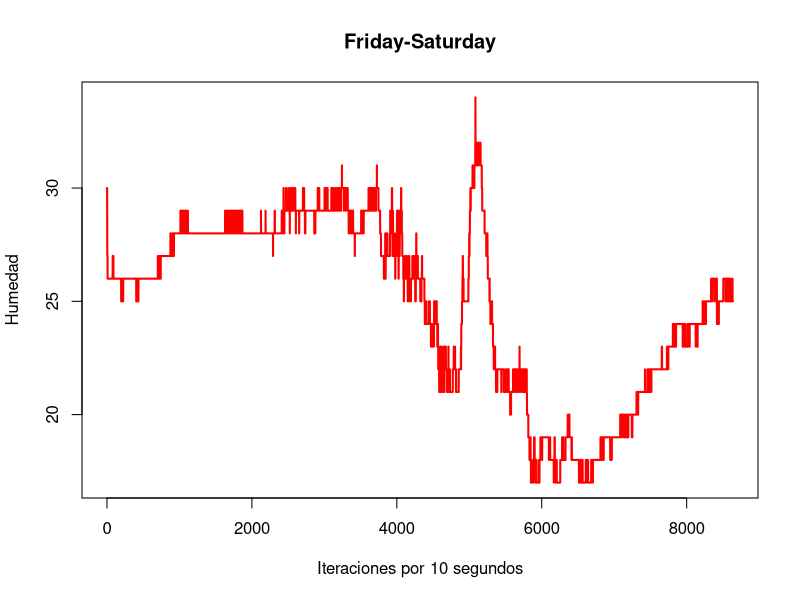
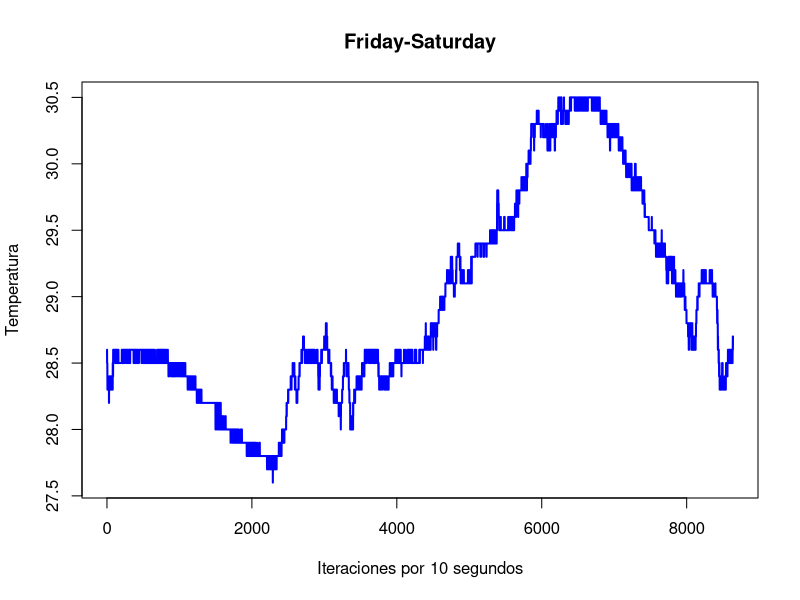
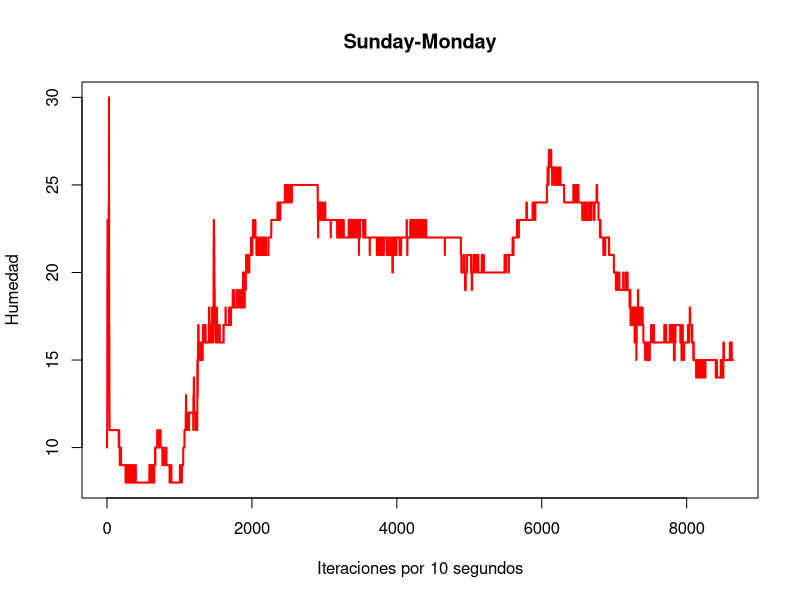
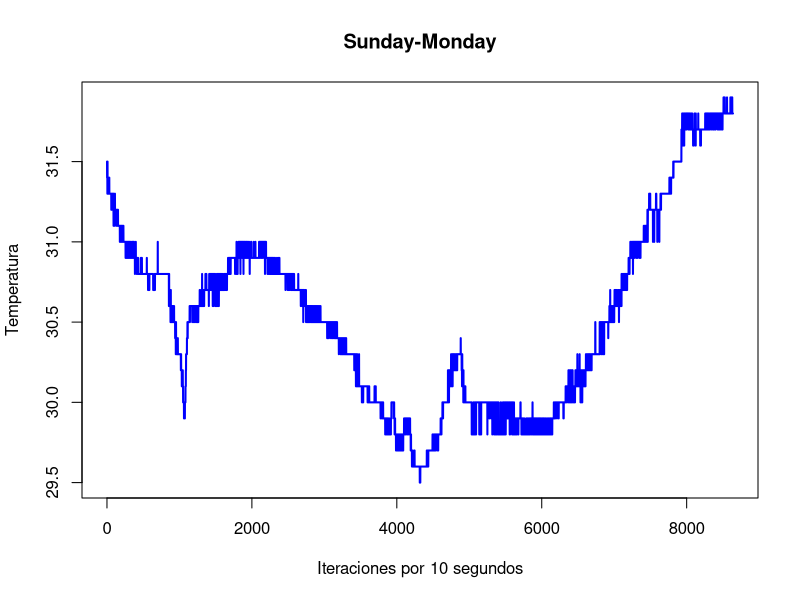
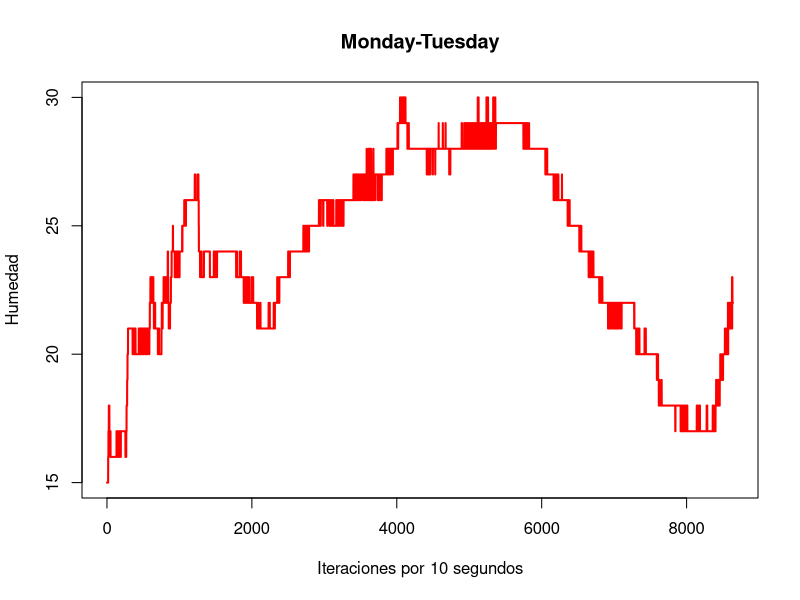
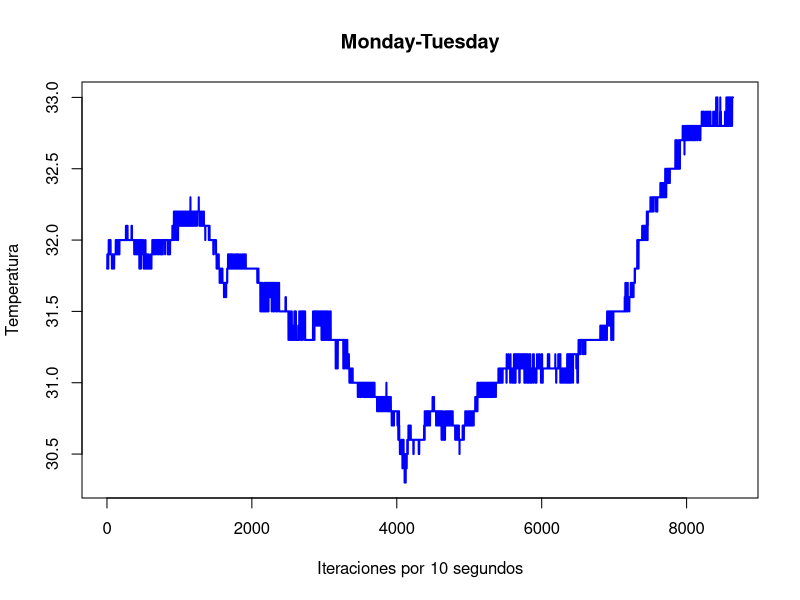
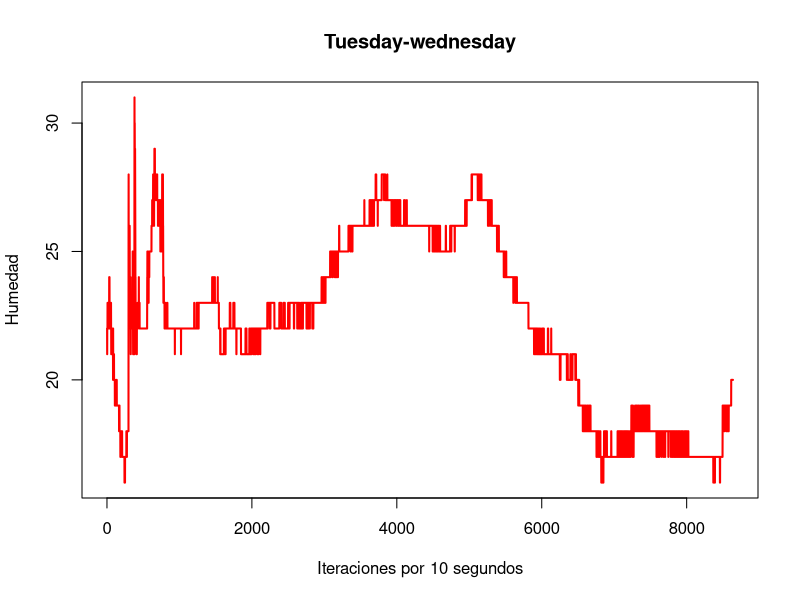
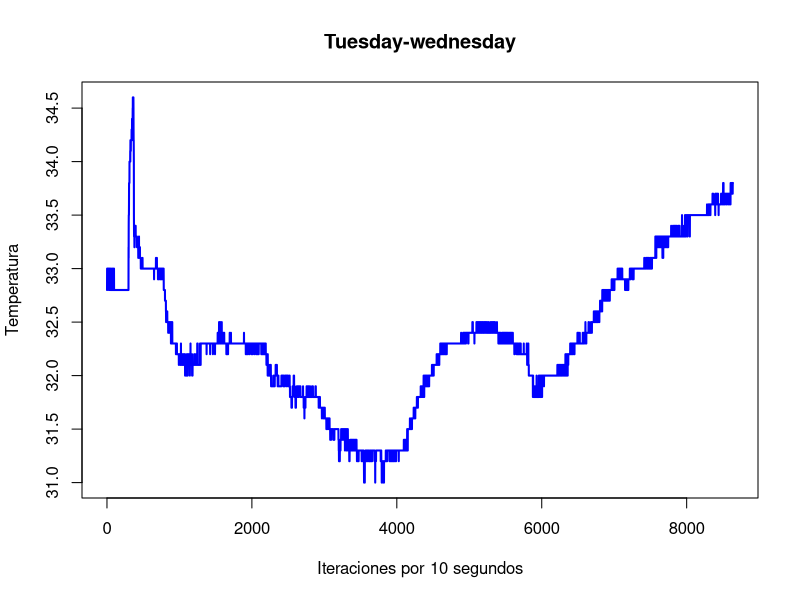

These figures' R source, in order:
library(lubridate)
DATASET<-read.csv('./dataset/DATASET.CSV')
DATASET1<-read.csv('./dataset/Dias/DATASET1.CSV')
DATASET2<-read.csv('./dataset/Dias/DATASET2.CSV')
DATASET3<-read.csv('./dataset/Dias/DATASET3.CSV')
DATASET4<-read.csv('./dataset/Dias/DATASET4.CSV')
DATASET5<-read.csv('./dataset/Dias/DATASET5.CSV')
plotanydata<-function(dataframe,titledata){
    dataframe$DATE=format(as.POSIXct(dataframe$DATE,format="%d/%m/%Y %H:%M"))
    dataframe$date=as.Date(dataframe$DATE)
    dataframe$time=format(as.POSIXct(dataframe$DATE),format="%H:%M")
    h <- seconds(hm(dataframe$time))
    plot(dataframe$Humidity,type = "l",lwd = 2, col = "red", xlab = "Iteraciones por 10 segundos", ylab = "Humedad")
    title(main=titledata)
    plot(dataframe$Temperature, type = "l",lwd = 2, col = "blue", xlab = "Iteraciones por 10 segundos", ylab = "Temperatura")
    title(main=titledata)
}
lookingForAnomalies<-function(dataframe){
  print("The maximum value from temperature and humidity are: ")
  print("Temperature")
  print(max(dataframe$Temperature))
  print("Humidity")
  print(max(dataframe$Humidity))
  print("The minimum value from temperature and humidity are: ")
  print("Temperature")
  print(min(dataframe$Temperature))
  print("Humidity")
  print(min(dataframe$Humidity))
  print("Existen nans en la temperatura")
  print(which(is.nan(dataframe$Temperature)))
  print("Existen nans en la humedad")
  print(which(is.nan(dataframe$Humidity)))
}
#first dataset fridaay-saturday
print("First dataset")
plotanydata(DATASET,"Friday-Saturday")
lookingForAnomalies(DATASET)
#Second dataset sunday-monday
print("second dataset")
plotanydata(DATASET1,"Sunday-Monday")
lookingForAnomalies(DATASET1)
#third dataset monday-tuesday
print("Third dataset")
plotanydata(DATASET2,"Monday-Tuesday")
lookingForAnomalies(DATASET2)
#fourth dataset tuesday-wednesday
print("Fourth dataset")
plotanydata(DATASET3,"Tuesday-wednesday")
lookingForAnomalies(DATASET3)
#FIFTH DATASET
print("Fifth dataset")
plotanydata(DATASET4,"Wednesday-Thursday")
lookingForAnomalies(DATASET4)
#sixTH DATASET
print("Sixth dataset")
plotanydata(DATASET5,"Thursday-Friday")
lookingForAnomalies(DATASET5)
